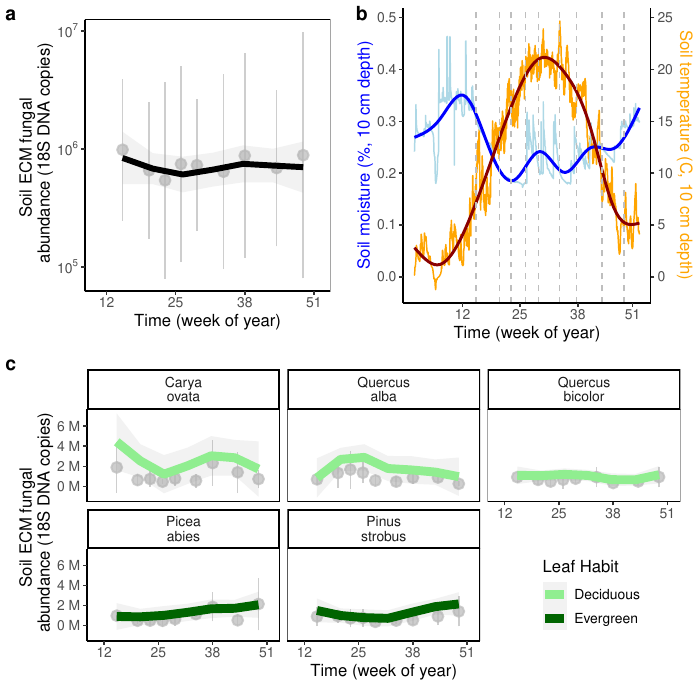

Here is the R script that generated this plot:
# setup ----

library(here)
here::i_am('figs/fig_qPCR_EM.R')

# source(here('data/import.R'))
#stat_qPCR_curves
source(here('stats/statPCR.R')) 
source(here('figs/figWeather.R'))

library(ggplot2)
library(lubridate)
library(ggpubr)


loess_n <- 7


theme_qPCR <- 
  theme_classic() +
  # theme_bw() +
  theme(
    text = element_text(
      size = 12
    ),
    axis.text.x = element_text(
      # angle = -45, hjust = 0,
      size = 10),
    # strip.text = element_text(size = 12),
    panel.border = element_rect(
      color = 'black',
      fill = 'transparent'
    ),
    # legend.position = 'right'
    legend.position = 'inside',
    legend.position.inside = 
      c(0.85, 0.2),
    legend.background = 
      element_blank(),
    plot.margin = unit(
      c(5, 5, 5, 5), 
      'mm'
    )
  )


#K----
# K = 7


fig_qPCR_EM_data <- 
  # stat_qPCR_fitted %>% 
  stat_qPCR_data %>%
  mutate(
    PLOT = PLOT %>% 
      factor(
        levels = c(
          'CAOV', 
          'QUAL', 
          'QUBI',
          'PIAB', 'PIST'
        )
      ),
    Species = PLOT %>% 
      fct_recode(
        'Carya\novata' = 'CAOV',
        'Quercus\nalba' = 'QUAL',
        'Quercus\nbicolor' = 'QUBI',
        'Picea\nabies' = 'PIAB',
        'Pinus\nstrobus' = 'PIST'
      )
    #!work
    # PLOT_G.spp = PLOT_G.spp %>% 
    #   fct_reorder(
    #     as.numeric(PLOT)
    #   )
  )
  # stat_qPCR_data
  # qPCRfullQC_EM %>%
  # 
  # left_join(keyPlots, 
  #           by = 'PLOT') %>% 
  # select(!`...1`) %>% 
  # # easy plotting
  # mutate('WEEK' = week(YYYYMMDD))
  # .$PLOT_G.spp


#curves----


# fig_qPCR_EM_data_stat <- 
#   stat_qPCR_curves %>% 
#   filter(
#     !is.na(PLOT_G.spp) |
#       !is.na(LeafHabit)
#   ) %>%
#   left_join(
#     keyPlots, 
#     by = c('PLOT_G.spp')
#   ) %>% 
#   filter(
#     !is.na(PLOT_G.spp)
#   ) %>%
#   
#   mutate(
#     # WEEK = round(WEEK),
#     
#     #QC----
#     'curvesQC' = 
#       curves
#       # ifelse(
#       # PLOT == 'PIST' &
#       #   curves < 0 |
#       #   PLOT == 'PIST' &
#       #   WEEK < 25,
#       # NA,
#       # ifelse(
#       #   PLOT == 'QUAL' &
#       #     WEEK > 45,
#       #   NA,
#       #   curves
#       #   )
#       # )
#   ) %>% 
#   
#   mutate(
#     'curvesQC_y' = ifelse(
#       !is.na(curvesQC),
#       ifelse(
#         curvesQC > 0,
#         sign(curvesQC) * 10^5,
#         sign(curvesQC) * -10^6.7
#       ),
#       NA
#     )
#   ) %>% 
#   
#   filter(
#     !is.na(curvesQC_y)
#   )


# tree_names <- c(
#   'PIST' = 'Pinus\n strobus',
#   'QUAL' = 'Quercus\n alba',
#   'PIAB' = 'Picea\n abies',
#   'QUBI' = 'Quercus\n bicolor',
#   'CAOV' = 'Carya\n ovata'
# ) 


fig_qPCR_EM <- 
  
  fig_qPCR_EM_data %>% 
  
  ggplot(aes(
    y = copies_ECM,
    x = WEEK,
    color = LeafHabit
  )) +
  # geom_point() +
  stat_summary(
    fun.data = ggpubr::median_mad,
    size = 0.75, 
    alpha = 0.75,
    color = 'grey'
    # aes(color = PLOT_G.spp)
  ) +
  stat_smooth(
    n = loess_n,
    se = T,
    linewidth = 3, #2
    method = 'loess',
    # formula = y ~ s(x, k = K),
    linetype = 'solid',
    # color = 'black',
    # aes(color = PLOT_G.spp)#,
    alpha = 0.125#,
    # family = 'poisson',
    # formula = round(y) ~
    #   s(x, k = K) #+ #'tp'=lessFlat?
    # MycoType * LeafHabit + Group
  ) +
  # geom_ribbon(
  #   aes(
  #     x = WEEK,
  #     # y = .fitted,
  #     ymin = .lower_ci,
  #     ymax = .upper_ci
  #   ),
  #   colour = 'grey',
  #   alpha = 0.125
  # ) +
  # !geom_line
  # geom_smooth(
  #   se = F,
  #   aes(
  #     x = WEEK,
  #     y = .fitted
  #   ),
  #   color = 'black',
  #   linewidth = 4
  # ) +
  
  labs(y = 'Soil ECM fungal \n abundance (18S DNA copies)',
       x = 'Time (week of year)', #MM-DD
       color = 'Leaf Habit'
       # color = 'Host tree \nspecies', 
       # shape = 'Host tree species'
  ) +
  # guides(color = guide_legend(
  #   order = 1)) +
  scale_x_continuous(
    breaks = week(
      keySeasonDates
    ),
    limits = c(10, 52)
  ) +
  scale_y_continuous(
    # trans = 'log10',
    # trans = 'identity',
    # labels = scales::trans_format(
    #   trans = 'log10',
    #   format = scales::math_format()
    # ),
    labels = scales::label_comma(
      scale = 1e-6,
      suffix = ' M'
    )#,
    # n.breaks = 4
    # breaks = c(10^8.5, 10^9, 10^9.5)
    # breaks = c(10^9, 10^9.5, 10^9.75)#,
    # breaks = c(10^5, 10^6, 5e6, 10^7)#,
    # limits = c(NA, 10^6.3)
  ) +
  # scale_color_viridis_d() +
  facet_wrap(
    # LeafHabit 
    ~ Species#,
    # scales = 'free_y'
    # labeller = 
    #   as_labeller(
    #     tree_names
    #   )
  ) +
  scale_color_manual(
    values = c(
      'lightgreen',
      'darkgreen'
    )
  ) +
  
  theme_qPCR #+

  # geom_text(
  #   data = fig_qPCR_EM_data_stat,
  #   aes(x = WEEK,
  #       y = curvesQC_y,
  #       label = '*'),
  #   size = 7,
  #   inherit.aes = F
  # )


# write ----


# ggsave(
#   plot = fig_qPCR_EM,
#   here('figs/fig_qPCR_EM.pdf'),
#   width = 10,
#   height = 7,
#   units = 'in'
# )
# ggsave(
#   plot = fig_qPCR_EM,
#   here('figs/fig_qPCR_EM.png'),
#   width = 10,
#   height = 7,
#   units = 'in'
# )


# overall ----

fig_qPCR_EM_overall <-
  
  fig_qPCR_EM_data %>% 
  
  ggplot(aes(
    y = copies_ECM,
    x = WEEK
  )) +
  stat_summary(
    fun.data = ggpubr::median_iqr,
    # fun.data = ggpubr::mean_se_,
    position = position_dodge(width=0.5),
    size = 0.75, 
    alpha = 0.75,
    color = 'grey'
  ) +
  stat_smooth(
    linewidth = 2, 
    color = 'black',
    alpha = 0.125,
    n = loess_n
  ) +
  
  labs(
    y = 'Soil ECM fungal \n abundance (18S DNA copies)',
    x = 'Time (week of year)'
  ) +
  scale_x_continuous(
    breaks = week(keySeasonDates),
    limits = c(10, 52)
  ) +
  scale_y_continuous(
    trans = 'log10',
    labels = scales::trans_format(
      trans = 'log10',
      format = scales::math_format()
    # labels = scales::label_comma(
    #   scale = 1e-6,
    #   suffix = ' M'
    )#,
    # n.breaks = 4,
    # breaks = c(10^8.5, 10^9, 10^9.5)
    # breaks = c(10^9, 10^9.5, 10^9.75)#,
    # limits = c(10, 3e6)
  ) +
  
  theme_qPCR #+
  
  # geom_text(
  #   data = fig_qPCR_EM_data_stat,
  #   aes(x = WEEK,
  #       y = curvesQC_y,
  #       label = '*'),
  #   size = 7
  # )


# join ----

library(ggpubr)
fig_qPCR_weather <- 
  ggpubr::ggarrange(
    ggpubr::ggarrange(
      fig_qPCR_EM_overall,
      figWeather,
      ncol = 2,
      labels = 'auto'
    ),
    fig_qPCR_EM,
    ncol = 1,
    labels = c(' ', 'c')
  )
fig_qPCR_weather


# save ----

ggsave(
  plot = fig_qPCR_weather,
  here('figs/fig_qPCR_EM.pdf'),
  width = 7,
  height = 7,
  units = 'in'
)

ggsave(
  plot = fig_qPCR_weather,
  here('figs/fig_qPCR_EM.png'),
  width = 7,
  height = 7,
  units = 'in'
)

ggsave(
  plot = fig_qPCR_weather,
  here('figs/fig_qPCR_EM.jpg'),
  width = 7,
  height = 7,
  units = 'in'
)



#CVp----


fig_qPCR_CVp <- 
  stat_qPCR_data %>% 
  ungroup() %>%
  dplyr::select(
    Species,
    PLOT,
    SUBPLOT,
    CVp_med
  ) %>% 
  distinct() %>% 
  
  ggplot(aes(
    x = Species,
    y = CVp_med
  )) +
  # geom_point() +
  ggbeeswarm::geom_quasirandom(
    color = 'grey'
  ) +
  geom_violin(
    alpha = 0.125,
    color = 'grey',
    fill = 'grey'
  ) +
  stat_summary(
    fun.data = ggpubr::median_mad
  ) +
  EnvStats::stat_n_text() +
  labs(
    y = 'Annual variation\n coefficient (CVp, %)',
    x = 'Host tree species'
  ) +
  # ggpubr::stat_compare_means(
  #   comparisons = list(
  #     c('CAOV', 'QUBI')
  #   )
  # ) 
  ggpubr::geom_signif(
    comparisons = list(
      c('Carya\novata', 
        'Quercus\nbicolor')
    ),
    map_signif_level = F
  ) +
  
  theme_qPCR 

# 
# ggsave(
#   here('figs/fig_qPCR_CVp.pdf'),
#   fig_qPCR_CVp,
#   width = 10,
#   height = 7,
#   units = 'in'
# )
# ggsave(
#   here('figs/fig_qPCR_CVp.png'),
#   fig_qPCR_CVp,
#   width = 10,
#   height = 7,
#   units = 'in'
# )